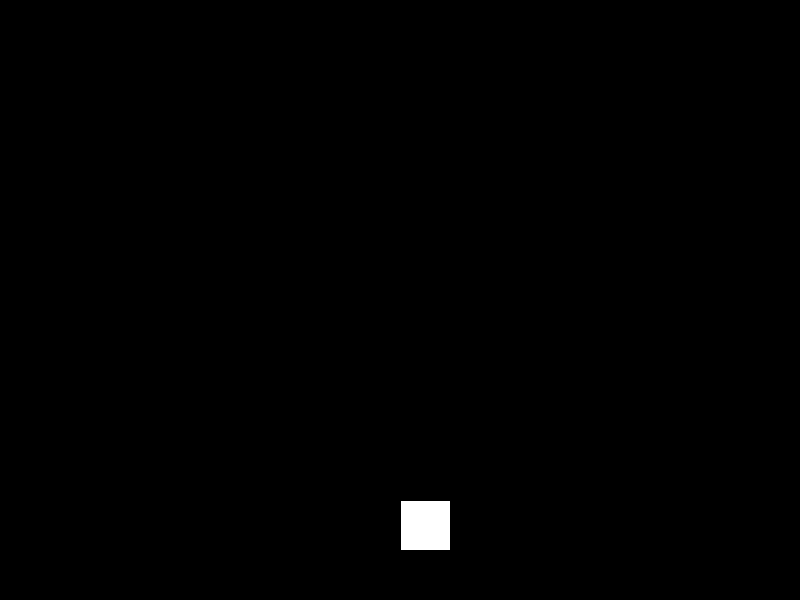
Frame 1 (no input)
Frame 60 (the mouse pressed at the canvas centre just before this capture): blank canvas, image omitted
Frame 120 (the mouse held since frame 60 and released just before this capture): blank canvas, image omitted

The Processing sketch that drew this single still picture (run headless with seeded random() and noise(); from frame 60 on, the mouse is pressed at the canvas centre):

// Processing sketch: Oscilation
// ── Oscilation.pde
Particle p;

void setup(){
  p=new Particle(PI/2,200);
  size(800,600);
  
  
}

void draw(){
  background(0);
  p.display();
  p.update();

}

// ── Particle.pde
class Particle{
  PVector location;
  PVector velocity;
  PVector acceleration;
  
  float angle; //<>// //<>//
  float angVelocity;
  float radius;
  
  Particle(float a, float r){
    radius=r;
    angle=a;
    location = convertPolar(a,r);
    velocity = new PVector(0,0);
    acceleration = new PVector(0,0);
    
    angVelocity=0.005;
  }
  
  void display(){
    pushMatrix();
    translate(width/2,height/2);
    line(0,0,location.x,location.y);
    rect(location.x,location.y,50,50);
    popMatrix();
  }
  
  void update(){

       location.sub(convertPolar(angle+angVelocity,radius));
  
    
    
    
  }
  
  PVector convertPolar(float a, float r){
    float x = r * cos(a);
    float y = r* sin(a);
    return new PVector(x,y);
  }
  

}
